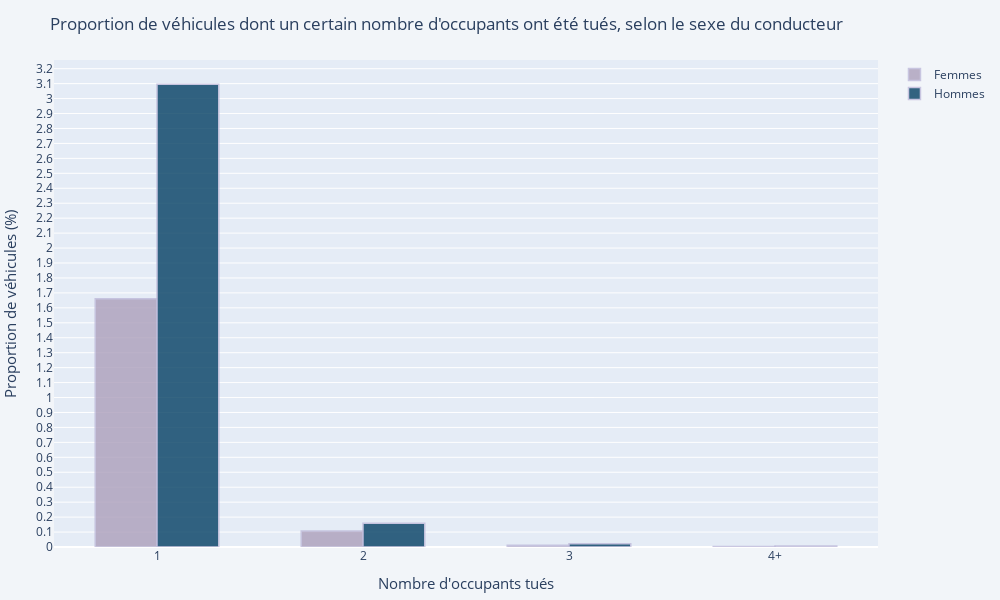

This figure's notebook cell:
### Code cell
niveaux=['1','2','3','4+']

fig2 = go.Figure()
fig2.add_trace( go.Bar(name='Femmes', x=niveaux, y=df_exact["Femmes"], marker_color="#AC9FBB") )
fig2.add_trace( go.Bar(name='Hommes', x=niveaux, y=df_exact["Hommes"], marker_color="#033F63") )

# Paramètres des colonnes
fig2.update_traces(
            marker_line_color='rgb(190,186,218)',   # couleur du contour des colonnes
            marker_line_width=1.5,                  # épaisseur du contour des colonnes
            opacity=0.8                             # opacité des colonnes (compris entre 0 et 1)
        )

# Paramètres de la fenêtre graphique et des axes
fig2.update_layout(
    barmode='group',
    title_text="Proportion de véhicules dont un certain nombre d'occupants ont été tués, selon le sexe du conducteur",
    margin=dict(l=50, r=20, t=60, b=10), # marges du graphique
    paper_bgcolor="#f2f5f9",             # couleur de fond
    width=1000,                          # largeur du graphique
    height=600,
    bargap=0.4,                          # écart entre les colonnes

    yaxis=dict(
        title_text="Proportion de véhicules (%)",
        tickvals=np.arange(0,3.3,0.10),    # valeurs pour l'axe y et graduation
        titlefont=dict(size=15),
    ),
    xaxis=dict(
        title_text="Nombre d'occupants tués",
        titlefont=dict(size=15),
    )
)
fig2.show()

### Figure 1 — Plotly figure (JSON) as saved in the notebook; plotly's stock layout.template omitted (floating-point values rounded to 4 significant figures)
{"data": [{"marker": {"color": "#AC9FBB", "line": {"color": "rgb(190,186,218)", "width": 1.5}}, "name": "Femmes", "opacity": 0.8, "type": "bar", "x": ["1", "2", "3", "4+"], "y": [1.661, 0.1063, 0.01106, 0.003367]}, {"marker": {"color": "#033F63", "line": {"color": "rgb(190,186,218)", "width": 1.5}}, "name": "Hommes", "opacity": 0.8, "type": "bar", "x": ["1", "2", "3", "4+"], "y": [3.095, 0.1587, 0.02183, 0.006884]}], "layout": {"bargap": 0.4, "barmode": "group", "height": 600, "margin": {"b": 10, "l": 50, "r": 20, "t": 60}, "paper_bgcolor": "#f2f5f9", "title": {"text": "Proportion de véhicules dont un certain nombre d'occupants ont été tués, selon le sexe du conducteur"}, "width": 1000, "xaxis": {"title": {"font": {"size": 15}, "text": "Nombre d'occupants tués"}}, "yaxis": {"tickvals": [0, 0.1, 0.2, 0.3, 0.4, 0.5, 0.6, 0.7, 0.8, 0.9, 1, 1.1, 1.2, 1.3, 1.4, 1.5, 1.6, 1.7, 1.8, 1.9, 2, 2.1, 2.2, 2.3, 2.4, 2.5, 2.6, 2.7, 2.8, 2.9, 3, 3.1, 3.2], "title": {"font": {"size": 15}, "text": "Proportion de véhicules (%)"}}}}
